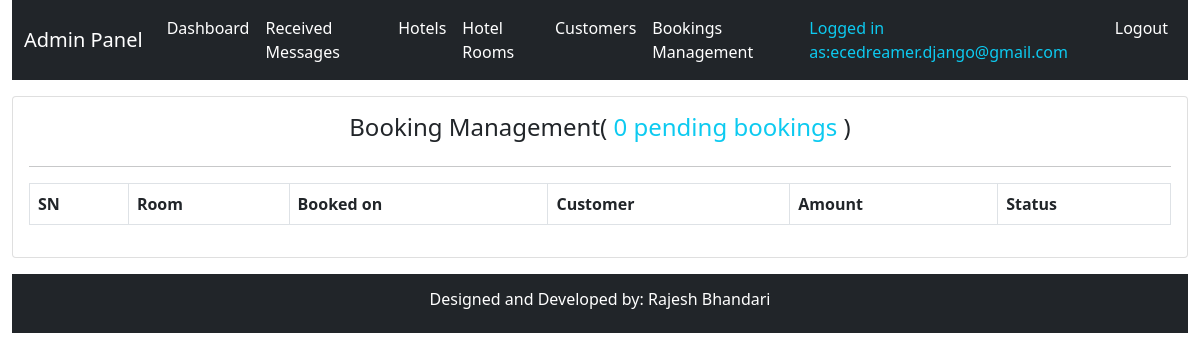
The app's page /system-admin/room-booking/ (signed in), older data.
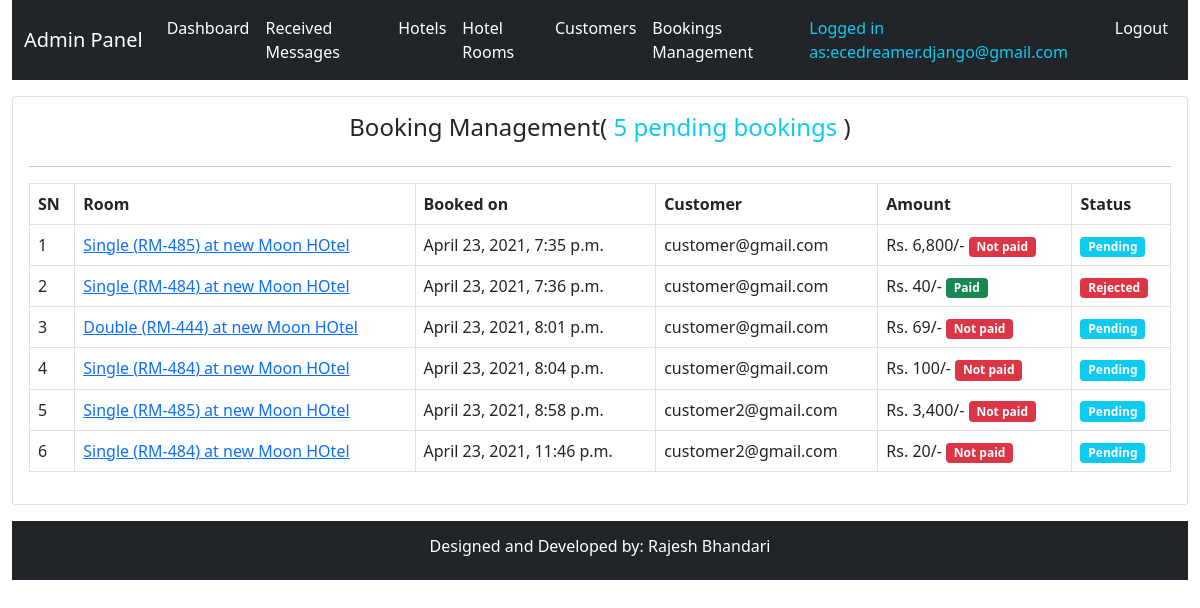
The same page, newer data.
### hbsapp/models.py (models this page shows, shortened)
class TimeStamp(models.Model):
    created_at = models.DateTimeField(auto_now_add=True)
    updated_at = models.DateTimeField(auto_now=True)
    class Meta:
        abstract = True

class RoomBooking(TimeStamp):
    hotel_room = models.ForeignKey(HotelRoom, on_delete=models.RESTRICT)
    customer = models.ForeignKey(Customer, on_delete=models.RESTRICT)
    total_persons = models.PositiveIntegerField(default=1, choices=CAPACITY)
    booking_starts = models.DateField()
    booking_ends = models.DateField()
    message = models.TextField(null=True, blank=True)
    booking_status = models.CharField(max_length=50, choices=BOOKING_STATUS)
    status_remarks = models.CharField(max_length=500, null=True, blank=True)
    customer_checked_in = models.BooleanField(default=False)
    checkin_time = models.DateTimeField(null=True, blank=True)
    checkout_time = models.DateTimeField(null=True, blank=True)
    rating = models.PositiveIntegerField(choices=RATING, null=True, blank=True)
    amount = models.PositiveIntegerField()
    payment_method = models.ForeignKey(PaymentMethod, on_delete=models.RESTRICT)
    payment_status = models.BooleanField(default=False)
    paid_date = models.DateTimeField(null=True, blank=True)

class HotelRoom(TimeStamp):
    hotel = models.ForeignKey(Hotel, on_delete=models.RESTRICT)
    room_type = models.CharField(max_length=50, choices=ROOM_TYPE)
    room_code = models.CharField(max_length=50)
    image = models.ImageField(upload_to="rooms")
    description = models.TextField()
    marked_price = models.PositiveIntegerField(null=True, blank=True)
    price = models.PositiveIntegerField()
    view_count = models.BigIntegerField(default=0)
    maximum_capacity = models.PositiveIntegerField(default=2, choices=CAPACITY)

class Hotel(TimeStamp):
    name = models.CharField(max_length=200)
    image = models.ImageField(upload_to="hotels", null=True, blank=True)
    address = models.CharField(max_length=200)
    contact = models.CharField(max_length=200)
    email = models.EmailField(unique=True)

class Customer(TimeStamp):
    user = models.OneToOneField(User, on_delete=models.CASCADE)
    mobile = models.CharField(max_length=20)
    address = models.CharField(max_length=20, null=True, blank=True)
    profile_image = models.ImageField(upload_to="customers", null=True, blank=True)
    def __str__(self):
        return self.user.username

### hbsapp/views.py (the view)
class AdminBookingListView(AdminRequiredMixin, View):
    def get(self, request, *args, **kwargs):
        context = self.context
        allbookings = RoomBooking.objects.all()
        context["pending_bookings"] = allbookings.filter(
            booking_status="Pending").count()
        context["allbookings"] = allbookings
        return render(request, "admintemplates/adminbookinglist.html", context)

### hbsapp/views.py (called while the page is built)
    def dispatch(self, request, *args, **kwargs):
        try:
            self.admin = request.user.admin
            self.context = {
                "admin": self.admin
            }
        except Exception as e:
            print(e)
            return redirect(reverse("hbsapp:adminlogin") + "?next=" + request.path)
        return super(AdminRequiredMixin, self).dispatch(request, *args, **kwargs)

### templates/admintemplates/adminbookinglist.html (shortened to what this page needs)
{% extends 'admintemplates/adminbase.html' %}
{% load humanize %}
{% block css %}
<link rel="stylesheet" href="//cdn.datatables.net/1.10.24/css/jquery.dataTables.min.css">
{% endblock %}
{% block content %}
<div class="row mt-3">
    <div class="col-md-12">
        <div class="card p-3">
            <div class="row">
                <div class="col-md-12">
                    <h4 class="text-center">Booking Management(<span class="text-info"> {{pending_bookings}} pending bookings</span> )</h4>
                </div>
            </div>
            <hr>
            <div class="row">
                <div class="col-md-12">
                    <table class="table table-bordered">
                        <thead>
                            <tr>
                                <th>SN</th>
                                <th>Room</th>
                                <th>Booked on</th>
                                <th>Customer</th>
                                <th>Amount</th>
                                <th>Status</th>
                            </tr>
                        </thead>
                        <tbody>
                            {% for booking in allbookings %}
                            <tr>
                                <td>{{forloop.counter}}</td>
                                <td><a href="{% url 'hbsapp:adminbookingdetail' booking.id %}">{{booking.hotel_room.room_type}}
                                        ({{booking.hotel_room.room_code}}) at {{booking.hotel_room.hotel.name}} </a>
                                </td>
                                <td>{{booking.created_at}} </td>
                                <td>{{booking.customer}} </td>
                                <td>Rs. {{booking.amount|intcomma}}/- {% if booking.payment_status %}<span
                                        class="badge bg-success">Paid</span>{% else %}<span class="badge bg-danger">Not
                                        paid{% endif %}</span></td>
                                <td><span
                                        class="badge bg-{% if booking.booking_status == 'Rejected' %}danger{% elif booking.booking_status == 'Pending' %}info{% else %}success{% endif %}">{{booking.booking_status}}</span>
                                </td>
                            </tr>
                            {% endfor %}
                        </tbody>
                    </table>
                </div>
            </div>
        </div>
    </div>
</div>
{% endblock %}

Row changes from the older to the newer data that the page shows:
added RoomBooking: hotel_room.room_type "Single", hotel_room.room_code "RM-485", hotel_room.hotel.name "new Moon HOtel", created_at "April 23, 2021, 7:35 p.m.", customer "customer@gmail.com", amount "6,800", payment_status "Not paid", booking_status "Pending"
added RoomBooking: hotel_room.room_type "Single", hotel_room.room_code "RM-484", hotel_room.hotel.name "new Moon HOtel", created_at "April 23, 2021, 7:36 p.m.", customer "customer@gmail.com", amount "40", payment_status "Paid", booking_status "Rejected"
added RoomBooking: hotel_room.room_type "Double", hotel_room.room_code "RM-444", hotel_room.hotel.name "new Moon HOtel", created_at "April 23, 2021, 8:01 p.m.", customer "customer@gmail.com", amount "69", payment_status "Not paid", booking_status "Pending"
added RoomBooking: hotel_room.room_type "Single", hotel_room.room_code "RM-484", hotel_room.hotel.name "new Moon HOtel", created_at "April 23, 2021, 8:04 p.m.", customer "customer@gmail.com", amount "100", payment_status "Not paid", booking_status "Pending"
added RoomBooking: hotel_room.room_type "Single", hotel_room.room_code "RM-485", hotel_room.hotel.name "new Moon HOtel", created_at "April 23, 2021, 8:58 p.m.", customer "customer2@gmail.com", amount "3,400", payment_status "Not paid", booking_status "Pending"
added RoomBooking: hotel_room.room_type "Single", hotel_room.room_code "RM-484", hotel_room.hotel.name "new Moon HOtel", created_at "April 23, 2021, 11:46 p.m.", customer "customer2@gmail.com", amount "20", payment_status "Not paid", booking_status "Pending"
Text that changed along with them:
{{ pending_bookings }}: "0" → "5"
